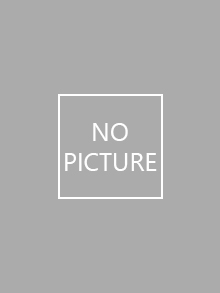
#> input picture TestUI/image/NoPicture.jpg, 220 x 293 px, given in place of the camera
$ python MoveTracking.py
#> lines starting #> are read from the running program, lines starting #| are printed output that depends on the picture
## 움직임 인식
# 현재 불러온 프레임과, 이전 프레임 사이의 RGB 또는 GRAY스케일 값을 비교

import cv2
import numpy as np

thresh = 25     # 움직임을 정의할 유의미한 픽셀 차이값
max_diff = 5    # 다른 픽셀이 5개 이상이면 움직임이 있다

a, b, c = None, None, None  # 프레임 3개로 움직임 인식

cap = cv2.VideoCapture(0)   # 기본 카메라
cap.set(cv2.CAP_PROP_FRAME_HEIGHT, 320) # 카메라 세팅
cap.set(cv2.CAP_PROP_FRAME_WIDTH, 480)

if cap.isOpened():
    ret, a  = cap.read()    # 첫번째 프레임
#> a is the input picture: shape (293, 220, 3); min 169, max 255, mean 173.1
    ret, b  = cap.read()    # 두번째 프레임

    while ret:
        ret, c = cap.read() # 현재 프레임
        draw = c.copy()     # 프레임을 복사
        if not ret: # 현재 프레임이 존재하지 않으면
            break

        # 그레이 스케일로 변환
        a_gray = cv2.cvtColor(a, cv2.COLOR_BGR2GRAY)
        b_gray = cv2.cvtColor(b, cv2.COLOR_BGR2GRAY)
        c_gray = cv2.cvtColor(c, cv2.COLOR_BGR2GRAY)

        diff1 = cv2.absdiff(a_gray, b_gray) # a, b 프레임의 차이값
#> diff1: shape (293, 220); every value is 0
        diff2 = cv2.absdiff(b_gray, c_gray) # b, c 프레임의 차이값

        # 이미지 이진화 - 스레스홀딩
        # ret : 스레스홀딩에 사용한 임계값
        # diff_t : 스레스홀딩된 바이너리 이미지
        ret, diff1_t = cv2.threshold(diff1, thresh, 255, cv2.THRESH_BINARY)
#> ret = 25
        ret, diff2_t = cv2.threshold(diff2, thresh, 255, cv2.THRESH_BINARY)

        # 두 그림에서 모두 차이점이 있으면 표시됨
        diff = cv2.bitwise_and(diff1_t, diff2_t)

        # 이미지 형태학적 변환(morphological Transformation)
        k = cv2.getStructuringElement(cv2.MORPH_CROSS, (3,3))   # 구조화 요소 커널 생성
        diff = cv2.morphologyEx(diff, cv2.MORPH_OPEN, k)      # opening 연산(침식후 팽창)

        diff_cnt = cv2.countNonZero(diff)   # 검은색이 아닌 픽셀의 개수
#> diff_cnt = 0
        if diff_cnt > max_diff:
            nzero = np.nonzero(diff)    # a, b 프레임의 차이 어레이
            cv2.rectangle(draw,
                        (min(nzero[1]), min(nzero[0])), # pt1 : diff에서 0이 아닌 값 중 행, 열이 가장 작은 포인트
                        (max(nzero[1]), max(nzero[0])), # pt2 : diff에서 0이 아닌 값 중 행, 열이 가장 큰 포인트
                        (0, 255, 0),                    # 사각형을 그릴 색상 값
                        2)                              # 선 두께

            cv2.putText(b, "Motion detected!!", (10, 30),
                        cv2.FONT_HERSHEY_DUPLEX, 0.5, (0, 0, 255))

        # 두 프레임을 합침
        stacked = np.hstack((draw, cv2.cvtColor(diff, cv2.COLOR_GRAY2BGR)))
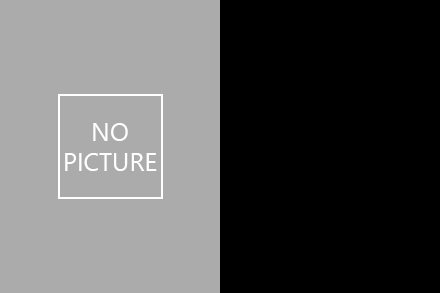
#> stacked: shape (293, 440, 3); min 0, max 255, mean 86.5
        cv2.imshow('motion', stacked)

        a = b
        b = c

        if cv2.waitKey(1) & 0xFF == 27:
#> (key Esc is pressed here)
            break
